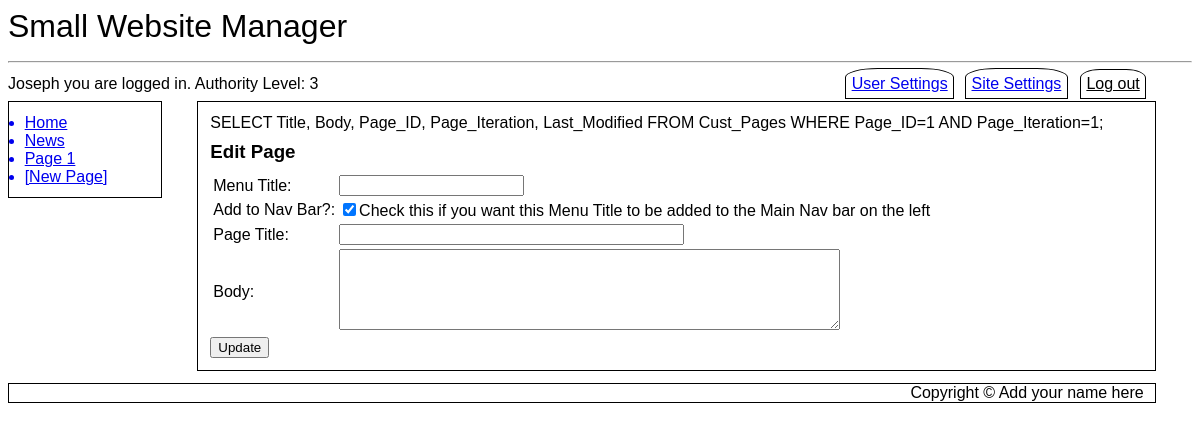
The app's page /editpage.php?pageID=1&iteration=1 (signed in), older data.
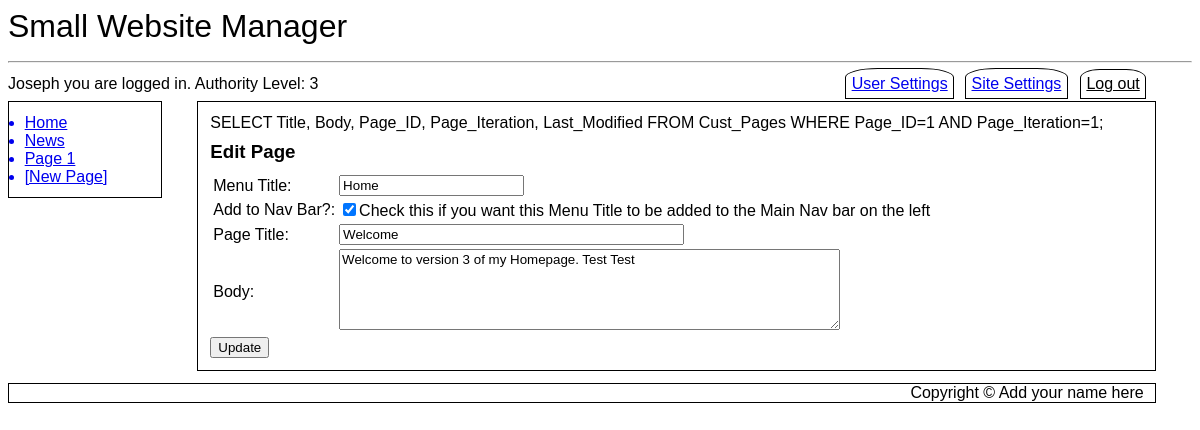
The same page, newer data.
### tables this page shows
CREATE TABLE `SubMenus` (
  `MenuID` int(11) NOT NULL,
  `LinkID` int(11) NOT NULL,
  `Page_ID` int(11) NOT NULL DEFAULT 0,
  `Menu_Entry` varchar(20) NOT NULL,
  `Title` varchar(500) NOT NULL,
  `Active` tinyint(1) NOT NULL DEFAULT 1
);

CREATE TABLE `Cust_Pages` (
  `Page_ID` int(11) NOT NULL,
  `Page_Iteration` int(11) NOT NULL,
  `Parent_Iteration` int(11) NOT NULL DEFAULT 0,
  `Title` text NOT NULL,
  `Body` text NOT NULL,
  `Last_Modified` datetime NOT NULL DEFAULT current_timestamp(),
  `Last_Author` int(11) NOT NULL
);

### editpage.php (the view, shortened to what the changed rows need)
<?php
include ("db_connect.inc");
	include ("header.inc");
	include ("navbar.inc");
	echo "<article id='main'>\r\n";
if ($_SERVER["REQUEST_METHOD"] == "POST" AND $_POST['submitCode'] == "Edit_Page") {
		$newTitle = $_POST['ftitle'];
		$oldTitle = $_POST['fOldTitle'];
		$body = $_POST['fbody'];
		$pageID = $_POST['fpage_ID'];
		$pageIteration = $_POST['fpageIteration'];
		$parentID = $_POST['fparentIteration'];
		$menuEntry = $_POST['fmenuName'];
		$addToMenu = $_POST['faddToMenu'];
		$lastAuthor = $_SESSION['user_ID'];
		$query1 = "INSERT INTO `Cust_Pages`(`Title`, `Body`, `Page_ID`, `Page_Iteration`, `Parent_Iteration`, `Last_Author`) VALUES ('$newTitle','$body','$pageID','$pageIteration','$parentID','$lastAuthor')";
		mysqli_query($cxn,$query1);
		$query2 = "UPDATE Cust_Pages_DATA SET Page_Iteration=$pageIteration WHERE Page_ID=$pageID";
		echo $query2;
		mysqli_query($cxn,$query2);
		if ($pageID == 1 AND $addToMenu==TRUE) {
			$query3 = "UPDATE `SubMenus` SET `Menu_Entry`='$menuEntry' WHERE `Page_ID`='$pageID'";
			mysqli_query($cxn,$query3);
		} elseif ($addToMenu==TRUE) {
			if (!$cxn -> query("UPDATE `SubMenus` SET `Title`='index.php?page=$newTitle', `Menu_Entry`='$menuEntry', Active=1 WHERE `Page_ID`='$pageID'")) {
				$findMaxLinkID = "SELECT MAX(LinkID) AS `LargestID` FROM `SubMenus` WHERE `MenuID`=1";
				$result3 = mysqli_query($cxn,$findMaxLinkID);
				$row3 = mysqli_fetch_assoc($result3);
				$newID = $row3['LargestID'] + 1;
				$newMenuItem = "INSERT INTO `SubMenus`(`MenuID`, `LinkID`, `Page_ID`, `Menu_Entry`, `Title`) VALUES ('1','$newID','$pageID','$menuEntry','index.php?page=$newTitle')";
				mysqli_query($cxn,$newMenuItem) or die ("Couldn't execute query.");
			}
		} elseif ($pageID == 1 AND $addToMenu==FALSE) {
			$message .= "You cannot remove the Home Page from the Navigation Bar<br>\r\n";
		} elseif ($addToMenu==FALSE) {
			$query3 = "UPDATE `SubMenus` SET Active=0 WHERE Page_ID=$pageID";
			mysqli_query($cxn,$query3);
		}
		$pageTitle = preg_replace('/ /', '_', $newTitle);
		$location = "Location: index.php?page=$pageTitle";
		header($location);
		die();
} else {
	if (isset($_SESSION['first_name']) AND isset($_SESSION['user_name']) AND $_SESSION['auth_lev']==3 ) {
		if ($_GET['pageID'] && $_GET['iteration'] || $_GET['page']) {
			if ($_GET['page']) {
				$handle = htmlspecialchars_decode($_GET["page"]);
				$handle = preg_replace('/_/', ' ', $handle);
				$query1 = "SELECT Cust_Pages.Title AS Title, Cust_Pages.Body AS Body, Cust_Pages.Page_ID AS Page_ID, Cust_Pages.Page_Iteration AS Page_Iteration, Cust_Pages.Last_Modified FROM Cust_Pages INNER JOIN Cust_Pages_DATA ON Cust_Pages_DATA.Page_ID=Cust_Pages.Page_ID AND Cust_Pages_DATA.Page_Iteration=Cust_Pages.Page_Iteration WHERE Title='$handle' AND Cust_Pages_DATA.Active=1;";
				$result1 = mysqli_query($cxn,$query1);
				$row1 = mysqli_fetch_assoc($result1);
				$pageID = $row1['Page_ID'];
			} elseif ($_GET['pageID'] && $_GET['iteration']) {
				$pageID = $_GET['pageID'];
				$pageIteration = $_GET['iteration'];
				$query1 = "SELECT Title, Body, Page_ID, Page_Iteration, Last_Modified FROM Cust_Pages WHERE Page_ID=$pageID AND Page_Iteration=$pageIteration;";
				echo $query1;
				$result1 = mysqli_query($cxn,$query1);
				$row1 = mysqli_fetch_assoc($result1);
			}
			$query2 = "SELECT MAX(Page_Iteration) AS `Page_Iteration` FROM Cust_Pages WHERE Page_ID=$pageID";
			$result2 = mysqli_query($cxn,$query2);
			$row2 = mysqli_fetch_assoc($result2);
			$newPageIteration = $row2['Page_Iteration']+1;
			$query3 = "SELECT `Menu_Entry` FROM `SubMenus` WHERE Page_ID=$pageID";
			$result3 = mysqli_query($cxn,$query3);
			$row3 = mysqli_fetch_assoc($result3);
			echo	"<h3>Edit Page</h3>\r\n
			<form action='".htmlentities($_SERVER['PHP_SELF'])."' method=\"post\">\r\n
			<table>\r\n
			<tr><td>Menu Title: </td><td><input type=\"text\" size=\"20\" name=\"fmenuName\" value=\"{$row3['Menu_Entry']}\"></input></td></tr>\r\n
			<tr><td>Add to Nav Bar?: </td><td><input type=\"checkbox\" id=\"faddToMenu\" name=\"faddToMenu\" checked ><label for=\"faddToMenu\">Check this if you want this Menu Title to be added to the Main Nav bar on the left</label></td></tr>\r\n
			<tr><td>Page Title: </td><td><input type=\"text\" size=\"40\" value=\"{$row1['Title']}\" name=\"ftitle\"></input></td></tr>\r\n
			<tr><td>Body: </td><td><textarea rows=5 cols=60 name=\"fbody\">{$row1['Body']}</textarea></td></tr>\r\n
			</table>\r\n
			<input type=\"hidden\" id=\"fOldTitle\" name=\"fOldTitle\" value=\"$handle\">\r\n
			<input type=\"hidden\" id=\"fpage_ID\" name=\"fpage_ID\" value=\"{$row1['Page_ID']}\">\r\n
			<input type=\"hidden\" id=\"fpageIteration\" name=\"fpageIteration\" value=\"$newPageIteration\">\r\n
			<input type=\"hidden\" id=\"fparentIteration\" name=\"fparentIteration\" value=\"{$row1['Page_Iteration']}\">\r\n
			<input type=\"hidden\" id=\"submitCode\" name=\"submitCode\" value=\"Edit_Page\">\r\n
			<input type=\"submit\" name=\"Button\" value=\"Update\" />\r\n
			</form>";
		} else {
			echo "<div class='error'>Page not specified</div>";
		}
	} else {
		echo "<div class='error'>Unauthorized Access</div>";
	}
}
	echo "</article>\r\n";
	include ("footer.inc");
?>

### navbar.inc
<nav id="vnav1">
<?php
$query = "SELECT Menu_Entry, Title FROM SubMenus WHERE MenuID='1' AND Active=1 ORDER BY LinkID ASC LIMIT 10";
$result = mysqli_query($cxn,$query) or die ("Couldn't execute query.");
while($row = mysqli_fetch_assoc($result))
{
	$menuEntry = $row['Menu_Entry'];
	$pageTitle = $row['Title'];
	$pageTitle = preg_replace('/ /', '_', $pageTitle);
	echo "<a href='$pageTitle'>$menuEntry</a>\r\n";
}
if ($_SESSION['auth_lev'] == 3 AND isset($_SESSION['first_name']) AND isset($_SESSION['user_name']) ) {
	echo "<a class='newpage' href='newpage.php'>[New Page]</a>\r\n";
}
?>
</nav>

Row changes from the older to the newer data that the page shows:
changed submenus "Home": fmenuName (not shown) → "Home"
added cust_pages: ftitle "Welcome", fbody "Welcome to version 3 of my Homepage. Test Test"
